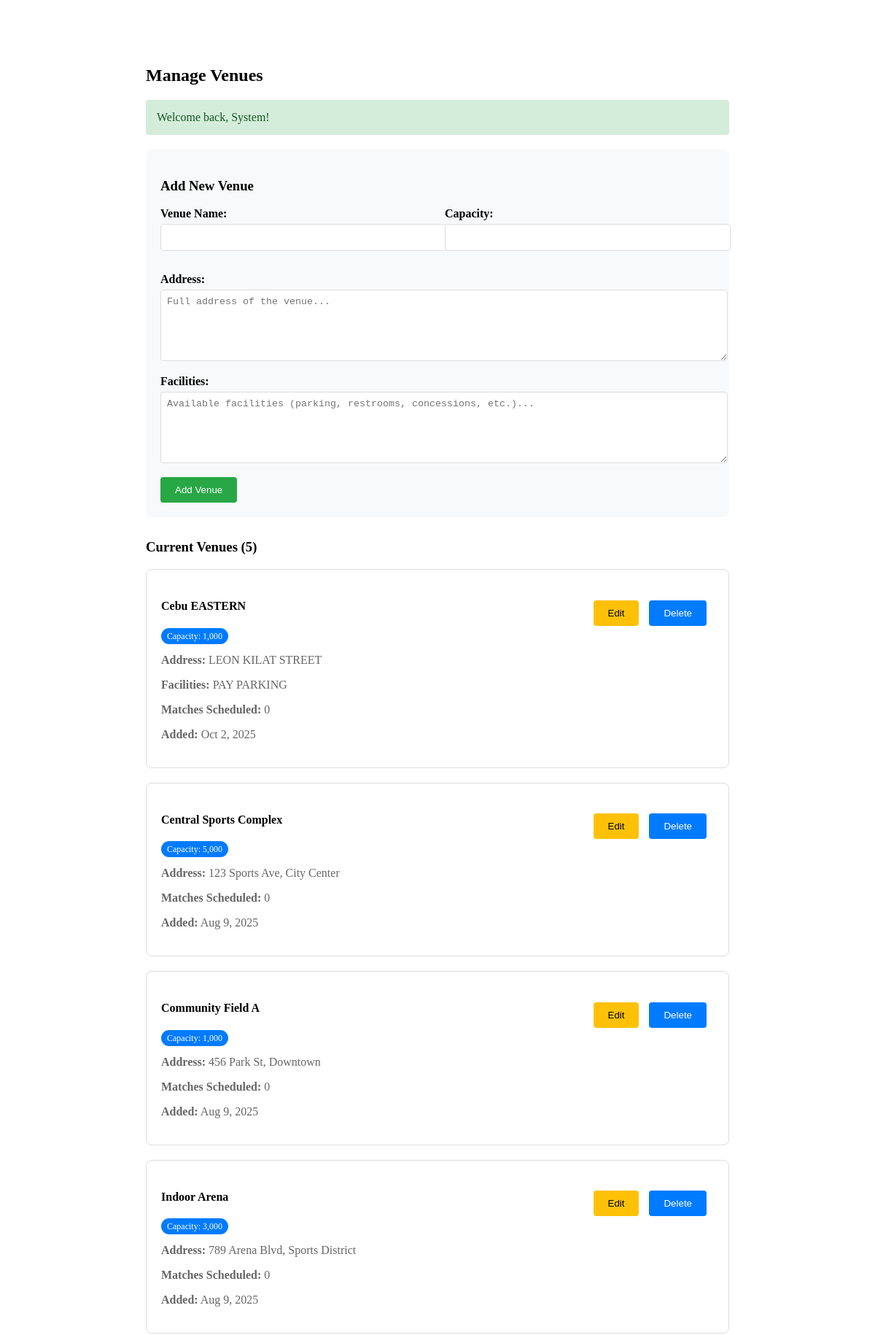
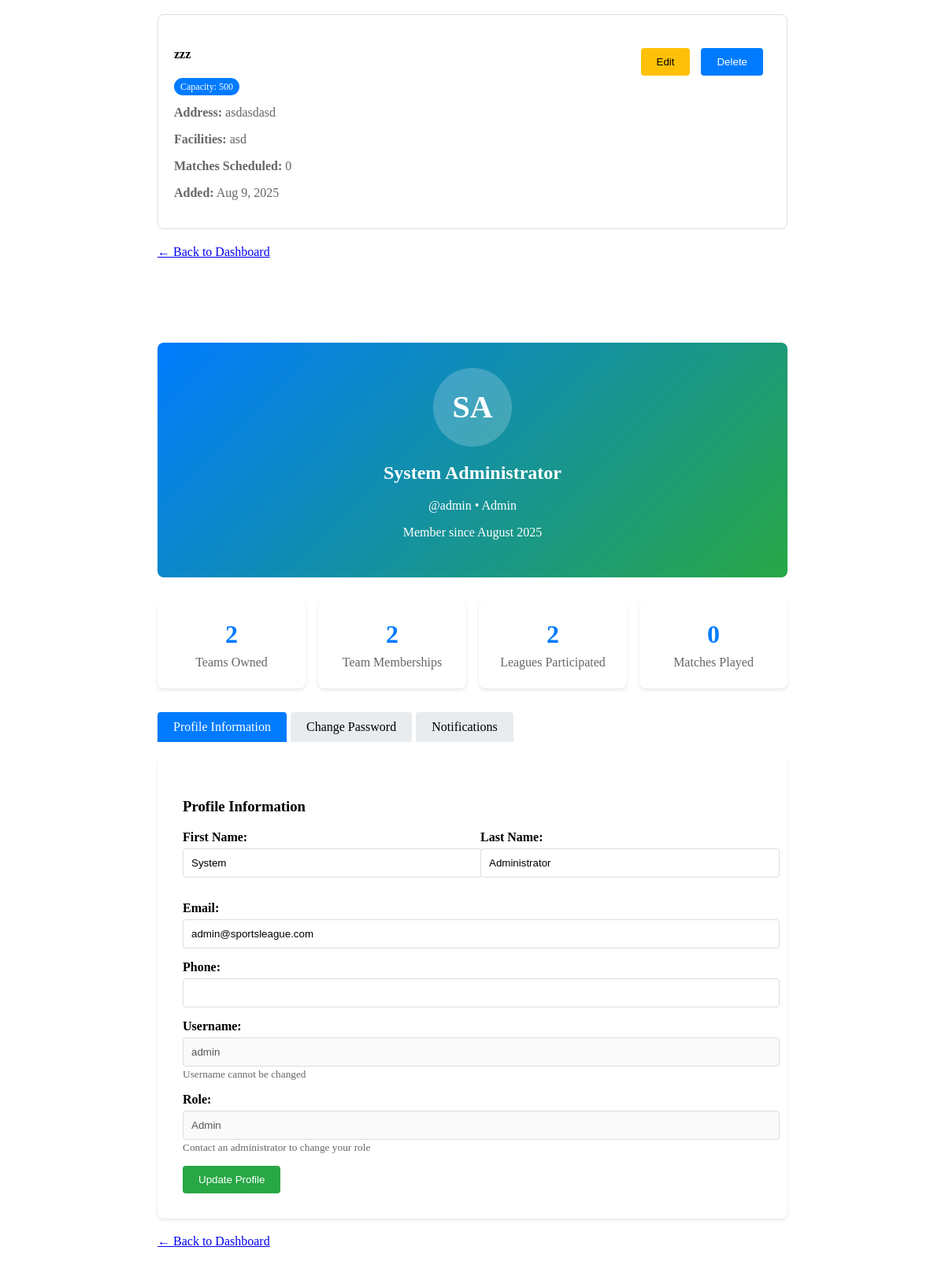
The app's page /venue/manage_venues.php (signed in) with its own data (2 pictures, top to bottom).
### tables this page shows
CREATE TABLE `venues` (
  `id` int(11) NOT NULL,
  `name` varchar(100) NOT NULL,
  `address` text NOT NULL,
  `capacity` int(11) DEFAULT NULL,
  `facilities` text DEFAULT NULL,
  `created_at` timestamp NOT NULL DEFAULT current_timestamp()
);

CREATE TABLE `users` (
  `id` int(11) NOT NULL,
  `username` varchar(50) NOT NULL,
  `email` varchar(100) NOT NULL,
  `password` varchar(255) NOT NULL,
  `first_name` varchar(50) NOT NULL,
  `last_name` varchar(50) NOT NULL,
  `phone` varchar(20) DEFAULT NULL,
  `address` varchar(255) DEFAULT NULL,
  `role` enum('player','team_owner','admin') DEFAULT 'player',
  `created_at` timestamp NOT NULL DEFAULT current_timestamp(),
  `updated_at` timestamp NOT NULL DEFAULT current_timestamp() ON UPDATE current_timestamp(),
  `status` varchar(20) NOT NULL DEFAULT 'active'
);

### venue/manage_venues.php (the view, shortened to what this page needs)
<?php
require_once '../config/database.php';
$database = new Database();
$db = $database->connect();
$venues_query = "SELECT v.*,
                 (SELECT COUNT(*) FROM matches WHERE venue_id = v.id) as match_count
                 FROM venues v ORDER BY v.name";
$venues_stmt = $db->prepare($venues_query);
$venues_stmt->execute();
$venues = $venues_stmt->fetchAll(PDO::FETCH_ASSOC);
?>
<!DOCTYPE html>
<html>
<head>
</head>
<body>
    <div class="container">
        <h2>Manage Venues</h2>
        <div class="venue-form">
            <h3>Add New Venue</h3>
            <form method="POST">
                <div class="form-row">
                    <div class="form-group">
                        <label>Venue Name:</label>
                        <input type="text" name="name" required>
                    </div>
                    <div class="form-group">
                        <label>Capacity:</label>
                        <input type="number" name="capacity" min="10" max="100000">
                    </div>
                </div>
                <div class="form-group">
                    <label>Address:</label>
                    <textarea name="address" required placeholder="Full address of the venue..."></textarea>
                </div>
                <div class="form-group">
                    <label>Facilities:</label>
                    <textarea name="facilities" placeholder="Available facilities (parking, restrooms, concessions, etc.)..."></textarea>
                </div>
                <button type="submit" name="add_venue" class="btn btn-success">Add Venue</button>
            </form>
        </div>
        <h3>Current Venues (<?php echo count($venues); ?>)</h3>
        <?php if (count($venues) > 0): ?>
            <?php foreach ($venues as $venue): ?>
                <div class="venue-card">
                    <div class="venue-header">
                        <div>
                            <h4><?php echo htmlspecialchars($venue['name']); ?></h4>
                            <span class="capacity-badge">Capacity: <?php echo number_format($venue['capacity']); ?></span>
                        </div>
                        <div>
                            <button onclick="showEditModal(<?php echo htmlspecialchars(json_encode($venue)); ?>)" class="btn btn-warning">Edit</button>
                            <form method="POST" style="display: inline;" onsubmit="return confirmDelete('<?php echo htmlspecialchars($venue['name']); ?>')">
                                <button type="submit" name="delete_venue" class="btn btn-danger">Delete</button>
                            </form>
                        </div>
                    </div>
                    <div class="venue-details">
                        <p><strong>Address:</strong> <?php echo htmlspecialchars($venue['address']); ?></p>
                        <?php if ($venue['facilities']): ?>
                            <p><strong>Facilities:</strong> <?php echo htmlspecialchars($venue['facilities']); ?></p>
                        <?php endif; ?>
                        <p><strong>Matches Scheduled:</strong> <?php echo $venue['match_count']; ?></p>
                        <p><strong>Added:</strong> <?php echo date('M j, Y', strtotime($venue['created_at'])); ?></p>
                    </div>
                </div>
            <?php endforeach; ?>
        <?php else: ?>
            <p>No venues added yet.</p>
        <?php endif; ?>
        <p><a href="../dashboard.php">← Back to Dashboard</a></p>
    </div>
</body>
</html>
<?php
if (!isset($_POST['add_venue'])) {
    require_once 'config/database.php';
    $database = new Database();
    $db = $database->connect();
    $user = getCurrentUser();
    $stats_query = "SELECT
                    (SELECT COUNT(*) FROM teams WHERE owner_id = :user_id) as owned_teams,
                    (SELECT COUNT(*) FROM team_members WHERE player_id = :user_id AND status = 'active') as team_memberships,
                    (SELECT COUNT(DISTINCT league_id) FROM team_members tm JOIN teams t ON tm.team_id = t.id WHERE tm.player_id = :user_id) as leagues_participated,
                    (SELECT SUM(matches_played) FROM player_stats WHERE player_id = :user_id) as total_matches";
    $stats_stmt = $db->prepare($stats_query);
    $stats_stmt->bindParam(':user_id', $user['id']);
    $stats_stmt->execute();
    $user_stats = $stats_stmt->fetch(PDO::FETCH_ASSOC);
?>
<!DOCTYPE html>
<html>
<head>
</head>
<body>
    <div class="container">
        <div class="profile-header">
            <div class="profile-avatar">
                <?php echo strtoupper(substr($user['first_name'], 0, 1) . substr($user['last_name'], 0, 1)); ?>
            </div>
            <h2><?php echo htmlspecialchars($user['first_name'] . ' ' . $user['last_name']); ?></h2>
            <p>@<?php echo htmlspecialchars($user['username']); ?> • <?php echo ucfirst($user['role']); ?></p>
            <p>Member since <?php echo date('F Y', strtotime($user['created_at'])); ?></p>
        </div>
        <div class="stats-grid">
            <div class="stat-card">
                <div class="stat-number"><?php echo $user_stats['owned_teams'] ?? 0; ?></div>
                <div class="stat-label">Teams Owned</div>
            </div>
            <div class="stat-card">
                <div class="stat-number"><?php echo $user_stats['team_memberships'] ?? 0; ?></div>
                <div class="stat-label">Team Memberships</div>
            </div>
            <div class="stat-card">
                <div class="stat-number"><?php echo $user_stats['leagues_participated'] ?? 0; ?></div>
                <div class="stat-label">Leagues Participated</div>
            </div>
            <div class="stat-card">
                <div class="stat-number"><?php echo $user_stats['total_matches'] ?? 0; ?></div>
                <div class="stat-label">Matches Played</div>
            </div>
        </div>
        <div class="tabs">
            <div class="tab active" onclick="showTab('profile')">Profile Information</div>
            <div class="tab" onclick="showTab('password')">Change Password</div>
            <div class="tab" onclick="showTab('notifications')">Notifications</div>
        </div>
        <div id="profile" class="tab-content active">
            <div class="form-section">
                <h3>Profile Information</h3>
                <form method="POST">
                    <div class="form-row">
                        <div class="form-group">
                            <label>First Name:</label>
                            <input type="text" name="first_name" value="<?php echo htmlspecialchars($user['first_name']); ?>" required>
                        </div>
                        <div class="form-group">
                            <label>Last Name:</label>
                            <input type="text" name="last_name" value="<?php echo htmlspecialchars($user['last_name']); ?>" required>
                        </div>
                    </div>
                    <div class="form-group">
                        <label>Email:</label>
                        <input type="email" name="email" value="<?php echo htmlspecialchars($user['email']); ?>" required>
                    </div>
                    <div class="form-group">
                        <label>Phone:</label>
                        <input type="tel" name="phone" value="<?php echo htmlspecialchars($user['phone'] ?? ''); ?>">
                    </div>
                    <div class="form-group">
                        <label>Username:</label>
                        <input type="text" value="<?php echo htmlspecialchars($user['username']); ?>" disabled>
                        <small style="color: #666;">Username cannot be changed</small>
                    </div>
                    <div class="form-group">
                        <label>Role:</label>
                        <input type="text" value="<?php echo ucfirst(str_replace('_', ' ', $user['role'])); ?>" disabled>
                        <small style="color: #666;">Contact an administrator to change your role</small>
                    </div>
                    <button type="submit" name="update_profile" class="btn btn-success">Update Profile</button>
                </form>
            </div>
        </div>
        <p><a href="dashboard.php">← Back to Dashboard</a></p>
    </div>
</body>
</html>
<?php
}
?>

### venue/manage_venues.php (style rules this page uses)
.container { max-width: 1000px; margin: 50px auto; padding: 20px; }
.venue-form { background: #f8f9fa; padding: 20px; border-radius: 8px; margin-bottom: 30px; }
.form-row { display: flex; gap: 20px; margin-bottom: 15px; }
.form-group { flex: 1; }
label { display: block; margin-bottom: 5px; font-weight: bold; }
input, textarea { width: 100%; padding: 8px; border: 1px solid #ddd; border-radius: 4px; }
textarea { height: 80px; resize: vertical; }
.btn { background: #007bff; color: white; padding: 10px 20px; border: none; border-radius: 4px; cursor: pointer; margin-right: 10px; }
.btn-success { background: #28a745; }
.btn-danger { background: #dc3545; }
.btn-warning { background: #ffc107; color: black; }
.venue-card { background: white; border: 1px solid #ddd; border-radius: 8px; padding: 20px; margin-bottom: 20px; }
.venue-header { display: flex; justify-content: space-between; align-items: center; margin-bottom: 15px; }
.venue-details { color: #666; }
.capacity-badge { background: #007bff; color: white; padding: 4px 8px; border-radius: 12px; font-size: 12px; }
.container { max-width: 800px; margin: 50px auto; padding: 20px; }
.profile-header { background: linear-gradient(135deg, #007bff, #28a745); color: white; padding: 2rem; border-radius: 8px; text-align: center; margin-bottom: 30px; }
.profile-avatar { width: 100px; height: 100px; border-radius: 50%; background: rgba(255,255,255,0.2); color: white; display: flex; align-items: center; justify-content: center; font-size: 2.5rem; font-weight: bold; margin: 0 auto 1rem; }
.stats-grid { display: grid; grid-template-columns: repeat(auto-fit, minmax(150px, 1fr)); gap: 1rem; margin-bottom: 30px; }
.stat-card { background: white; padding: 1.5rem; border-radius: 8px; text-align: center; box-shadow: 0 2px 4px rgba(0,0,0,0.1); }
.stat-number { font-size: 2rem; font-weight: bold; color: #007bff; }
.stat-label { color: #666; margin-top: 0.5rem; }
.form-section { background: white; padding: 2rem; border-radius: 8px; box-shadow: 0 2px 4px rgba(0,0,0,0.1); margin-bottom: 20px; }
.form-group { margin-bottom: 15px; }
.form-row { display: flex; gap: 20px; }
.form-row .form-group { flex: 1; }
input { width: 100%; padding: 10px; border: 1px solid #ddd; border-radius: 4px; }
.btn { background: #007bff; color: white; padding: 10px 20px; border: none; border-radius: 4px; cursor: pointer; }
.tabs { display: flex; margin-bottom: 20px; }
.tab { padding: 10px 20px; background: #e9ecef; margin-right: 5px; cursor: pointer; border-radius: 4px 4px 0 0; }
.tab.active { background: #007bff; color: white; }
.tab-content { display: none; }
.tab-content.active { display: block; }

### records on screen
venues: name "Cebu EASTERN", capacity "1,000", address "LEON KILAT STREET", facilities "PAY PARKING", match_count "0", created_at "Oct 2, 2025"
venues: name "Central Sports Complex", capacity "5,000", address "123 Sports Ave, City Center", match_count "0", created_at "Aug 9, 2025"
venues: name "Community Field A", capacity "1,000", address "456 Park St, Downtown", match_count "0", created_at "Aug 9, 2025"
venues: name "Indoor Arena", capacity "3,000", address "789 Arena Blvd, Sports District", match_count "0", created_at "Aug 9, 2025"
venues: name "zzz", capacity "500", address "asdasdasd", facilities "asd", match_count "0", created_at "Aug 9, 2025"
users: first_name+last_name "SA", first_name+last_name "System Administrator", username "admin", role "Admin", created_at "August 2025", first_name "System", last_name "Administrator", email "admin@sportsleague.com"

### other values on screen
$message "Welcome back, System!"
count($venues) "5"
$user_stats['owned_teams'] "2"
$user_stats['team_memberships'] "2"
$user_stats['leagues_participated'] "2"
$user_stats['total_matches'] "0"
